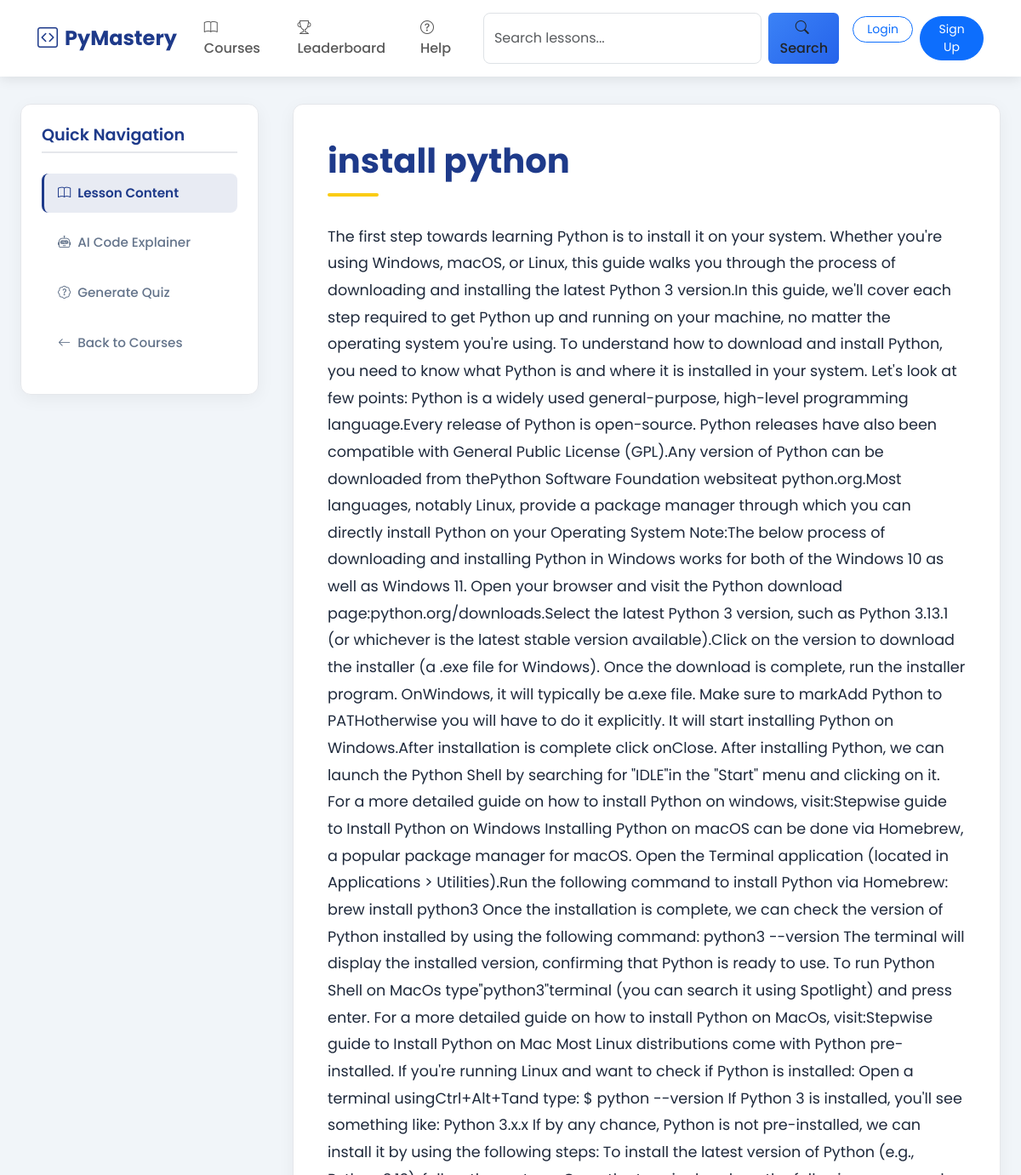
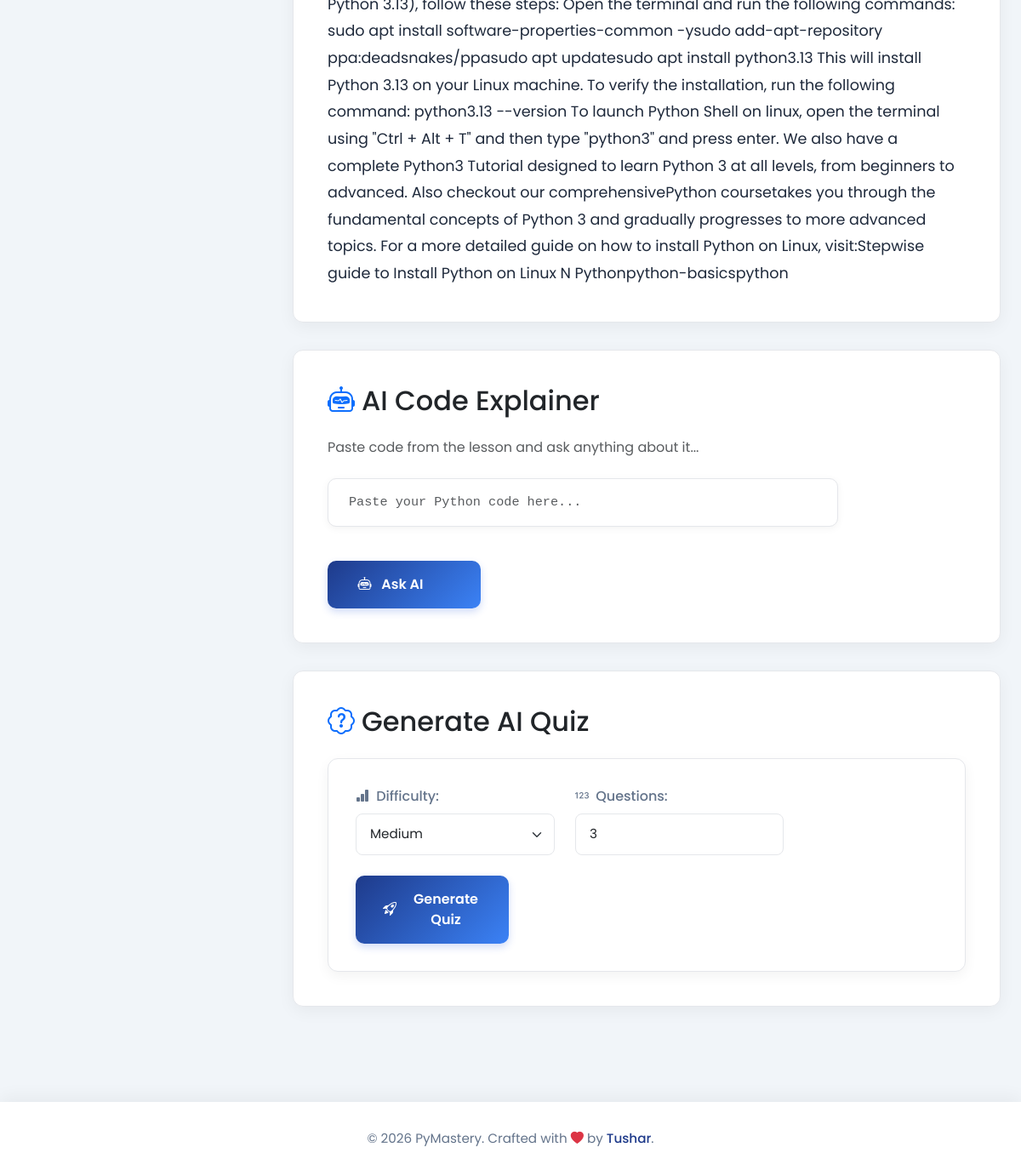
Page /courses/1/lessons/1/ on the committed database (2 pictures, top to bottom).
### core/models.py (models this page shows, shortened)
class Lesson(models.Model):
    course = models.ForeignKey(Course, on_delete=models.CASCADE, related_name='lessons')
    title = models.CharField(max_length=200)
    content = models.TextField()
    order = models.PositiveIntegerField(default=0)

### core/views.py (the view)
# urls.py: path('courses/<int:course_id>/lessons/<int:lesson_id>/', views.lesson_detail, name='lesson_detail'),
def lesson_detail(request, course_id, lesson_id):
    lesson = get_object_or_404(Lesson, id=lesson_id, course_id=course_id)
    return render(request, 'core/lesson_detail.html', {'lesson': lesson})

### core/templates/core/lesson_detail.html (shortened to what this page needs)
{% load static %}
<!DOCTYPE html>
<html lang="en">
<head>
    <link href="https://cdn.jsdelivr.net/npm/bootstrap@5.3.0/dist/css/bootstrap.min.css" rel="stylesheet" />
    <link href="https://cdn.jsdelivr.net/npm/bootstrap-icons@1.10.5/font/bootstrap-icons.css" rel="stylesheet" />
</head>
<body>
    <nav class="navbar navbar-expand-lg navbar-light sticky-top">
        <div class="container-fluid">
            <a class="navbar-brand" href="{% url 'home' %}">
                <i class="bi bi-code-square me-2"></i>PyMastery
            </a>
            <div class="collapse navbar-collapse" id="navbarContent">
                <ul class="navbar-nav me-auto mb-2 mb-lg-0">
                    <li class="nav-item">
                        <a class="nav-link" href="{% url 'course_list' %}">
                            <i class="bi bi-book me-1"></i>Courses
                        </a>
                    </li>
                    <li class="nav-item">
                        <a class="nav-link" href="{% url 'leaderboard' %}">
                            <i class="bi bi-trophy me-1"></i>Leaderboard
                        </a>
                    </li>
                    <li class="nav-item">
                        <a class="nav-link" href="#">
                            <i class="bi bi-question-circle me-1"></i>Help
                        </a>
                    </li>
                </ul>
                <form class="d-flex mx-2" action="{% url 'lesson_list' course_id=1 %}" method="get">
                    <input class="form-control search-bar me-2" type="search" name="q" placeholder="Search lessons..." aria-label="Search" value="{{ search_query|default:'' }}">
                    <button class="btn btn-custom" type="submit">
                        <i class="bi bi-search me-1"></i>Search
                    </button>
                </form>
                <ul class="navbar-nav ms-2">
                    {% if user.is_authenticated %}
                        <li class="nav-item dropdown">
                            <a class="nav-link dropdown-toggle d-flex align-items-center" href="#" id="userDropdown" role="button" data-bs-toggle="dropdown" aria-expanded="false">
                                <i class="bi bi-person-circle me-1"></i>
                                <span class="d-none d-lg-inline">{{ user.username }}</span>
                            </a>
                            <ul class="dropdown-menu dropdown-menu-end" aria-labelledby="userDropdown">
                                <li><a class="dropdown-item" href="#"><i class="bi bi-person me-2"></i>Profile</a></li>
                                <li><a class="dropdown-item" href="{% url 'my_quiz_history' %}"><i class="bi bi-clock-history me-2"></i>Quiz History</a></li>
                                <li><hr class="dropdown-divider"></li>
                                <li>
                                    <form method="post" action="{% url 'logout' %}" class="d-inline">
                                        {% csrf_token %}
                                        <button type="submit" class="dropdown-item">
                                            <i class="bi bi-box-arrow-right me-2"></i>Logout
                                        </button>
                                    </form>
                                </li>
                            </ul>
                        </li>
                    {% else %}
                        <li class="nav-item me-2">
                            <a class="btn btn-sm btn-outline-primary rounded-pill px-3" href="{% url 'login' %}">
                                Login
                            </a>
                        </li>
                        <li class="nav-item">
                            <a class="btn btn-sm btn-primary rounded-pill px-3" href="{% url 'signup' %}">
                                Sign Up
                            </a>
                        </li>
                    {% endif %}
                </ul>
            </div>
        </div>
    </nav>
    <main>
        <aside class="sidebar slide-in">
            <h5>Quick Navigation</h5>
            <ul>
                <li><a href="#lesson-content" class="active"><i class="bi bi-book me-2"></i>Lesson Content</a></li>
                <li><a href="#ai-explainer"><i class="bi bi-robot me-2"></i>AI Code Explainer</a></li>
                <li><a href="#generate-quiz"><i class="bi bi-patch-question me-2"></i>Generate Quiz</a></li>
                {% if course and course.id %}
                    <li><a href="{% url 'lesson_list' course.id %}"><i class="bi bi-arrow-left me-2"></i>Back to Lessons</a></li>
                {% else %}
                    <li><a href="{% url 'course_list' %}"><i class="bi bi-arrow-left me-2"></i>Back to Courses</a></li>
                {% endif %}
            </ul>
        </aside>
        <div class="content-wrapper">
            <div class="card fade-in" id="lesson-content">
                <h1>{{ lesson.title }}</h1>
                <div class="prose max-w-none">
                    {{ lesson.content|safe }}
                </div>
            </div>
            <div class="card fade-in" id="ai-explainer">
                <h2 class="mb-4">
                    <i class="bi bi-robot text-primary me-2"></i>AI Code Explainer
                </h2>
                <p class="text-muted mb-4">Paste code from the lesson and ask anything about it...</p>
                <form
                    id="ai-form"
                    hx-post="{% url 'ai_explain' %}"
                    hx-target="#ai-result"
                    hx-swap="innerHTML"
                    class="ai-form"
                >
                    <div class="mb-3">
                        <input
                            type="text"
                            name="code_snippet"
                            class="form-control"
                            placeholder="Paste your Python code here..."
                            required
                        />
                    </div>
                    <button
                        type="submit"
                        class="btn"
                        hx-indicator="#loading-spinner"
                    >
                        <span id="button-text"><i class="bi bi-robot me-2"></i> Ask AI</span>
                    </button>
                </form>
            </div>
            <div class="card fade-in" id="generate-quiz">
                <h2 class="mb-4">
                    <i class="bi bi-patch-question text-primary me-2"></i>Generate AI Quiz
                </h2>
                <form method="POST" action="{% url 'generate_ai_quiz' lesson.id %}" class="quiz-form">
                    <div>
                        <label class="me-2"><i class="bi bi-bar-chart-fill me-1"></i> Difficulty:</label>
                        <select name="difficulty" class="form-select">
                            <option value="medium" selected>Medium</option>
                        </select>
                    </div>
                    <div>
                        <label class="me-2"><i class="bi bi-123 me-1"></i> Questions:</label>
                        <input type="number" name="num_questions" value="3" min="1" max="10" class="form-control">
                    </div>
                    <button type="submit" class="btn">
                        <i class="bi bi-rocket-takeoff me-2"></i> Generate Quiz
                    </button>
                </form>
            </div>
        </div>
    </main>
    <footer>
        <div class="container">
            <p class="mb-0">
                © {% now "Y" %} PyMastery. Crafted with <i class="bi bi-heart-fill text-danger"></i> by
                <a href="https://github.com/tushar-kumar-9354" target="_blank" rel="noopener">Tushar</a>.
            </p>
        </div>
    </footer>
</body>
</html>

### core/templates/core/lesson_detail.html (style rules this page uses)
:root { --primary: #1e3a8a; --secondary: #64748b; --accent: #facc15; --background: #f1f5f9; --card-bg: #ffffff; --text-primary: #1e293b; --text-secondary: #64748b; --border-color: #e5e7eb; }
body { background: var(--background); min-height: 100vh; font-family: 'Poppins', sans-serif; color: var(--text-primary); display: flex; flex-direction: column; margin: 0; transition: background 0.5s ease, color 0.5s ease; }
.navbar { transition: all 0.3s ease; box-shadow: 0 2px 15px rgba(0, 0, 0, 0.1); padding: 0.8rem 2rem; background: white !important; }
.navbar-brand { font-weight: 700; font-size: 1.5rem; color: var(--primary) !important; transition: transform 0.3s ease; }
.nav-link { font-weight: 500; padding: 0.5rem 1rem !important; border-radius: 6px; transition: all 0.3s ease; }
.btn-custom { background: linear-gradient(135deg, #3b82f6, #2563eb); border: none; transition: all 0.3s ease; font-weight: 500; }
.search-bar { min-width: 250px; transition: all 0.3s ease; border-radius: 8px !important; }
main { flex: 1; max-width: 1400px; margin: 2rem auto; padding: 0 2rem; display: flex; gap: 2.5rem; position: relative; }
.content-wrapper { flex: 1; min-width: 0; }
.sidebar { width: 280px; background: var(--card-bg); border-radius: 12px; box-shadow: 0 5px 20px rgba(0, 0, 0, 0.05); padding: 1.5rem; position: sticky; top: 6rem; height: fit-content; max-height: calc(100vh - 8rem); overflow-y: auto; border: 1px solid var(--border-color); transition: all 0.3s ease; }
.sidebar h5 { font-size: 1.2rem; font-weight: 600; color: var(--primary); margin-bottom: 1.5rem; padding-bottom: 0.5rem; border-bottom: 2px solid var(--border-color); }
.sidebar ul { list-style: none; padding: 0; margin: 0; }
.sidebar li { margin-bottom: 0.75rem; }
.sidebar a { color: var(--text-secondary); text-decoration: none; font-size: 0.95rem; font-weight: 500; transition: all 0.3s ease; display: block; padding: 0.75rem 1rem; border-radius: 8px; border-left: 3px solid transparent; }
.sidebar a.active { color: var(--primary); background: rgba(30, 58, 138, 0.1); border-left-color: var(--primary); font-weight: 600; }
.card { border: 1px solid var(--border-color); border-radius: 12px; background: var(--card-bg); box-shadow: 0 5px 20px rgba(0, 0, 0, 0.05); padding: 2.5rem; margin-bottom: 2rem; transition: transform 0.3s ease, box-shadow 0.3s ease; }
h1 { font-weight: 700; font-size: 2.5rem; color: var(--primary); margin-bottom: 2rem; line-height: 1.3; position: relative; padding-bottom: 1rem; }
h1:after { content: ''; position: absolute; bottom: 0; left: 0; width: 60px; height: 4px; background: var(--accent); border-radius: 2px; }
.prose { font-size: 1.1rem; color: var(--text-primary); line-height: 1.8; transition: color 0.5s ease; }
.ai-form { display: flex; flex-direction: column; gap: 1.5rem; }
.ai-form input { width: 100%; max-width: 600px; border: 1px solid var(--border-color); border-radius: 10px; box-shadow: 0 2px 10px rgba(0, 0, 0, 0.05); padding: 1rem 1.5rem; transition: all 0.3s ease; font-family: 'Fira Code', 'Courier New', monospace; font-size: 0.95rem; }
.ai-form button, .quiz-form button { background: linear-gradient(135deg, var(--primary), #3b82f6); border: none; padding: 1rem 2rem; border-radius: 10px; font-weight: 600; transition: all 0.3s ease; width: 180px; text-align: center; color: white; box-shadow: 0 4px 10px rgba(29, 78, 216, 0.2); display: flex; align-items: center; justify-content: center; gap: 0.5rem; }
.quiz-form { background: var(--card-bg); border: 1px solid var(--border-color); border-radius: 12px; padding: 2rem; box-shadow: 0 5px 15px rgba(0, 0, 0, 0.05); display: flex; flex-wrap: wrap; gap: 1.5rem; align-items: center; }
.quiz-form > div { display: flex; align-items: center; gap: 0.5rem; flex-wrap: wrap; }
.quiz-form label { font-weight: 500; color: var(--text-secondary); white-space: nowrap; }
.quiz-form select, .quiz-form input { border: 1px solid var(--border-color); border-radius: 8px; padding: 0.75rem 1rem; transition: all 0.3s ease; font-size: 0.95rem; min-width: 120px; }
footer { text-align: center; padding: 2rem; background: var(--card-bg); box-shadow: 0 -5px 20px rgba(0, 0, 0, 0.05); color: var(--text-secondary); font-size: 0.95rem; margin-top: 3rem; }
footer a { color: var(--primary); text-decoration: none; transition: all 0.3s ease; font-weight: 500; }
.fade-in { animation: fadeIn 0.8s ease forwards; }
.slide-in { animation: slideIn 0.8s ease forwards; }
@media (max-width: 1200px) { main { max-width: 100%; padding: 0 1.5rem; } }

### rows in the picture
Lesson: title "install python", content "The first step towards learning Python is to install it on your system. Whether you're using Windows, macOS, or Linux, this guide walks you through the process of downloading and installing the latest Python 3 version.In this guide, we'll cover each step required to get Python up and running on your machine, no matter the operating system you're using. To understand how to download and install Python, you need to know what Python is and where it is installed in your system. Let's look at few points: Python is a widely used general-purpose, high-level programming language.Every release of Python is open-source. Python releases have also been compatible with General Public License (GPL).Any…"
